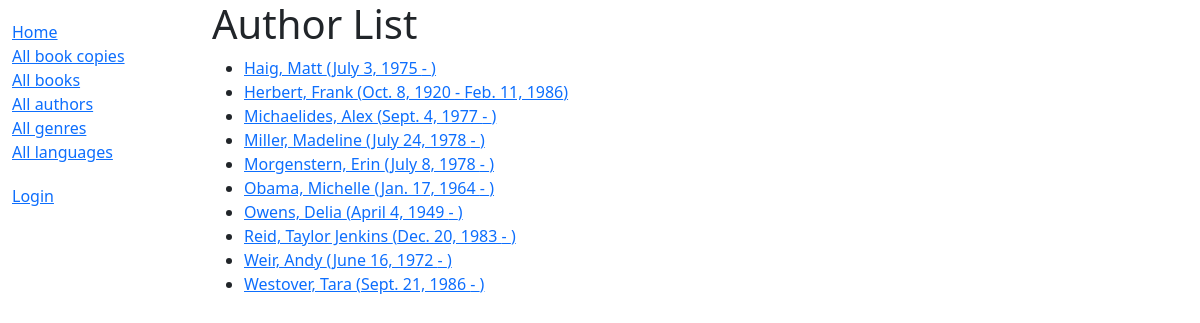
Screenshot of /catalog/authors/ with the database file from the repository.
### catalog/models.py (models this page shows)
class Author(models.Model):
    first_name = models.CharField(max_length=100)
    last_name = models.CharField(max_length=100)
    date_of_birth = models.DateField(null=True, blank=True)
    date_of_death = models.DateField('died', null=True, blank=True)
    class Meta:
        ordering = ['last_name', 'first_name']
    def get_absolute_url(self):
        return reverse('author-detail', args=[str(self.id)])
    def __str__(self):
        return f'{self.last_name}, {self.first_name}'

### catalog/views.py (the view)
# urls.py: path('authors/', views.AuthorListView.as_view(), name='authors'),
class AuthorListView(generic.ListView):
    model = Author
    paginate_by = 10

### catalog/templates/catalog/author_list.html
{% extends "base_generic.html" %}
{% block content %}
<h1>Author List</h1>
{% if author_list %}
  <ul>
  {% for author in author_list %}
    <li>
      <a href="{{ author.get_absolute_url }}">
      {{ author }} ({{author.date_of_birth}} - {% if author.date_of_death %}{{author.date_of_death}}{% endif %})
      </a>
    </li>
  {% endfor %}
 </ul>
{% else %}
  <p>There are no authors available.</p>
{% endif %}
{% endblock %}

### rows the page displays
Author: last_name+first_name "Haig, Matt", date_of_birth "July 3, 1975"
Author: last_name+first_name "Herbert, Frank", date_of_birth "Oct. 8, 1920", date_of_death "Feb. 11, 1986"
Author: last_name+first_name "Michaelides, Alex", date_of_birth "Sept. 4, 1977"
Author: last_name+first_name "Miller, Madeline", date_of_birth "July 24, 1978"
Author: last_name+first_name "Morgenstern, Erin", date_of_birth "July 8, 1978"
Author: last_name+first_name "Obama, Michelle", date_of_birth "Jan. 17, 1964"
Author: last_name+first_name "Owens, Delia", date_of_birth "April 4, 1949"
Author: last_name+first_name "Reid, Taylor Jenkins", date_of_birth "Dec. 20, 1983"
Author: last_name+first_name "Weir, Andy", date_of_birth "June 16, 1972"
Author: last_name+first_name "Westover, Tara", date_of_birth "Sept. 21, 1986"
